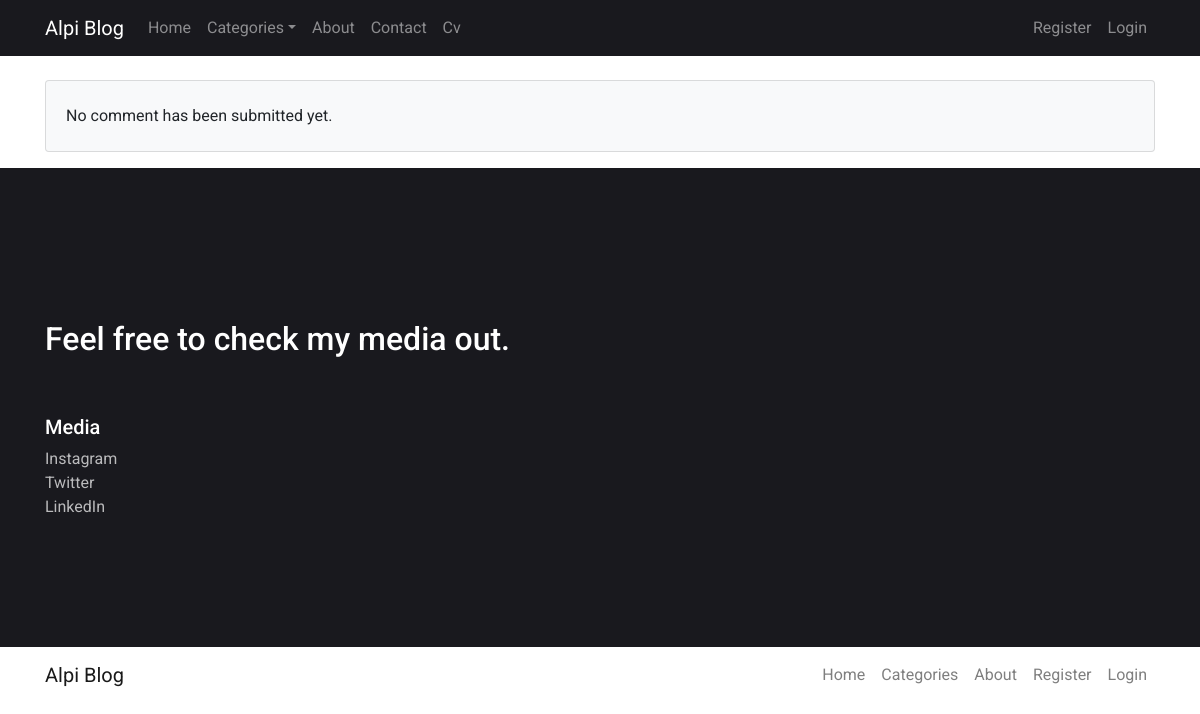
The page /src/category/show/tacos-mhmm on the database as committed earlier.
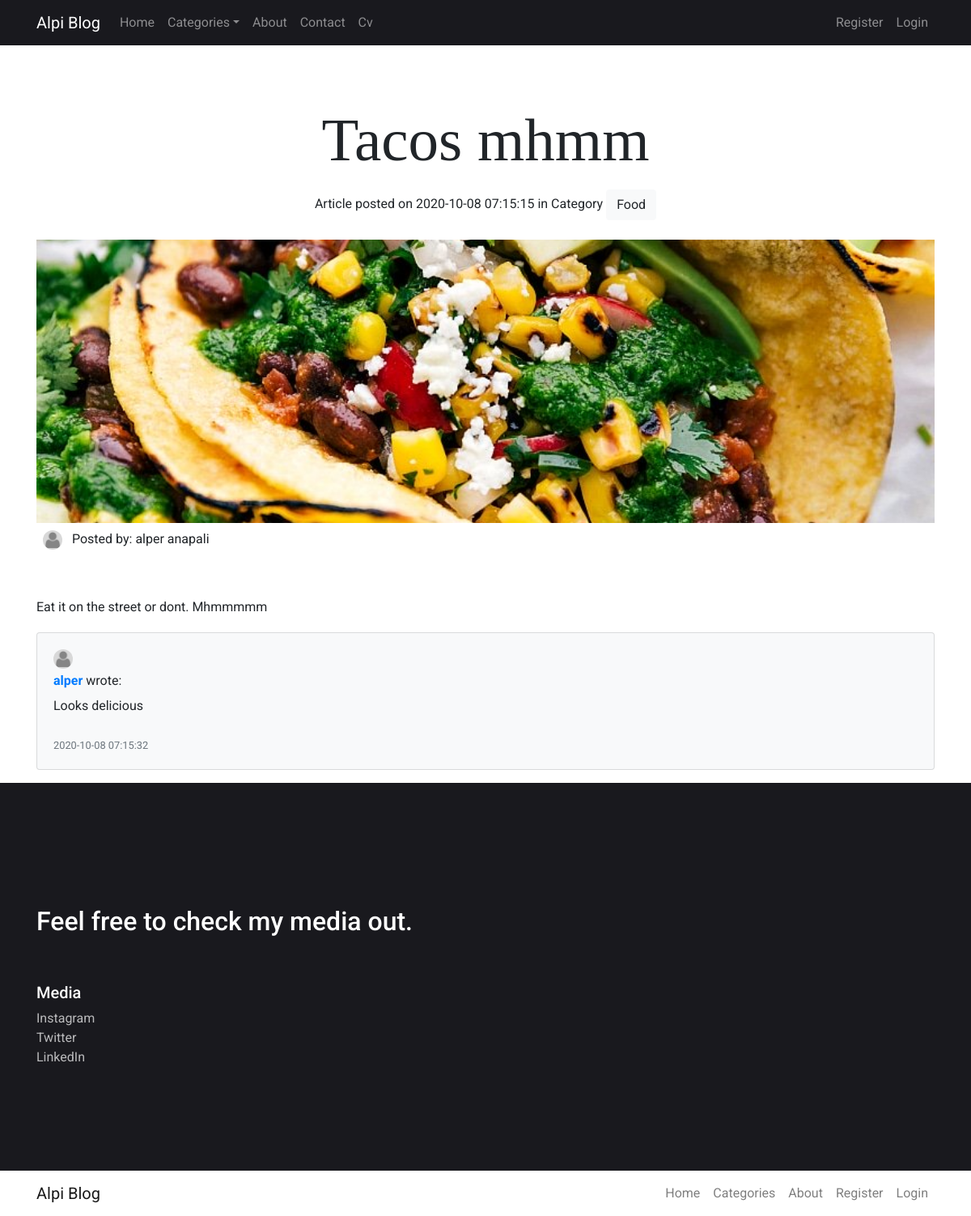
The same page on the database as committed later.
### tables this page shows
CREATE TABLE `posts` (
  `id` int(11) NOT NULL,
  `header` varchar(180) NOT NULL,
  `content` text NOT NULL,
  `timestamp` timestamp NOT NULL DEFAULT current_timestamp(),
  `user_id` int(11) NOT NULL,
  `file_id` int(11) NOT NULL,
  `category_id` int(11) NOT NULL,
  `slug` varchar(255) DEFAULT NULL
);

CREATE TABLE `category` (
  `id` int(11) NOT NULL,
  `category_name` varchar(125) NOT NULL,
  `icon_name` varchar(100) DEFAULT NULL
);

CREATE TABLE `file` (
  `id` int(11) NOT NULL,
  `name` varchar(70) NOT NULL,
  `image` varchar(255) NOT NULL,
  `thumb` varchar(255) NOT NULL,
  `size` int(11) NOT NULL
);

CREATE TABLE `user` (
  `id` int(11) NOT NULL,
  `firstname` varchar(32) NOT NULL,
  `lastname` varchar(32) NOT NULL,
  `email` varchar(32) NOT NULL,
  `password` varchar(255) NOT NULL,
  `login_attempts` int(11) DEFAULT NULL,
  `permission_id` tinyint(1) NOT NULL DEFAULT 2,
  `file_id` int(11) DEFAULT NULL
);

CREATE TABLE `comments` (
  `id` int(11) NOT NULL,
  `comment_content` varchar(255) NOT NULL,
  `user_id` int(11) NOT NULL,
  `timestamp` timestamp NOT NULL DEFAULT current_timestamp(),
  `post_id` text NOT NULL
);

### src/controller/Category.php (called while the page is built, shortened)
<?php
class Category extends Controller {
    public function show($slug) {
        $data = $this->model->getPostBySlug($slug);
        $comments = $this->model->getAllCommentsById($slug);
        $this->view->data = $data;
        $this->view->comments = $comments;
        $this->view->render('category/show');
    }
    public function index() {
        $this->view->render('category/digitalminimalism');
    }
}

### src/index.php (called while the page is built, shortened)
<?php
include 'lib/Message.php';
include 'lib/Database.php';
include 'lib/Session.php';
include 'lib/Model.php';
include 'lib/View.php';
include 'lib/Controller.php';
include 'lib/Application.php';
$app = new Application();

### src/lib/Session.php (called while the page is built, shortened)
<?php
class Session {
    static public function get($key) {
        if (isset($_SESSION[$key]))
            return $_SESSION[$key];
    }
}

### src/lib/Model.php (called while the page is built, shortened)
<?php
class Model {
    function __construct() {
        $this->db = new Database();
    }
}

### src/lib/Database.php (called while the page is built, shortened)
<?php
class Database extends PDO {
    public function __construct() {
        try {
            $dsn = DB_TYPE . ':host=' . DB_HOST . ';port=' . DB_PORT . ';dbname=' . DB_NAME;
            $username = DB_USER;
            $passwd = DB_PASS;
        }
        catch(PDOException $e) {
            echo "Connection failed: " . $e->getMessage();
        }
    }
}

### src/model/Category_Model.php (called while the page is built, shortened)
<?php
    class Category_Model extends Model {
        public function getPostBySlug($slug) {
            $sql = 'SELECT user.firstname, user.lastname, file.image, file.thumb, category.category_name, posts.*
            FROM user
            JOIN posts
            ON user.id = posts.user_id
            JOIN file
            ON file.id = posts.file_id
            JOIN category
            ON category.id = posts.category_id WHERE posts.slug = :slug';
            $obj = $this->db->prepare($sql);
            $obj->execute(array(
                ":slug" => $slug
            ));
            if($obj->rowCount() > 0) {
                $data = $obj->fetchAll(PDO::FETCH_OBJ);
                return $data;
            }
            return false;
        }
        public function getAllCommentsById($slug) {
            $sql = 'SELECT
            user.firstname,
            user.lastname,
                comments.*
            FROM comments
            LEFT JOIN user ON user.id = comments.user_id
            WHERE post_id = :post_id';
            $obj = $this->db->prepare($sql);
            $obj->execute(array(
                ":post_id" => $slug
            ));
            if ($obj->rowCount() > 0) {
                $data = $obj->fetchAll(PDO::FETCH_OBJ);
                return $data;
            }
            return false;
        }
    }

### src/lib/Controller.php (called while the page is built, shortened)
<?php
class Controller {
    public function loadModel() {
        $model_name = get_class($this) . '_Model';
        $model_file = 'model/' . $model_name . '.php';
        if (file_exists($model_file)) {
            $this->model = new $model_name;
        }
    }
}

### src/view/category/show.php (the view, shortened to what this page needs)
<?php
    $data = $this->data;
?>
<div class="container">
    <?php foreach($data as $item) : ?>
        <h1 class="text-center mt-5"><?= $item->header; ?></h1>
        <div class="p-2 mb-3 text-center">
            Article posted on <?= $item->timestamp ?> in Category <a class="btn btn-light" href="<?= URL ?>category/showCategory/<?= $item->category_id ?>"><?= $item->category_name; ?></a>
        </div>
        <div class="landscape-img">
            <img src="<?= URL ?><?= $item->image ?>" alt="">
        </div>
        <div class="p-2 mb-3">
            <img src="<?= DEFAULT_IMG ?>" width="24" height="24" class="mr-2" alt="" style="border-radius: 50%">
            Posted by: <?= $item->firstname . ' ' . $item->lastname ?>
        </div>
        <p class="mt-5"><?= $item->content; ?></p>
    <?php endforeach; ?>
    <?php if(empty($this->comments)): ?>
        <div class="card card-body bg-light mb-3">
            <p class="mb-0">No comment has been submitted yet.</p>
        </div>
    <?php else: ?>
        <?php foreach($this->comments as $comment) : ?>
            <div class="card card-body bg-light mb-3" id="commentSubmitted">
                <img src="<?= DEFAULT_IMG ?>" width="24" height="24" class="mr-2" alt="" style="border-radius: 50%">
                <p class="mb-0"><strong class="text-primary"><?= $comment->firstname ?></strong> wrote:</p>
                <p class="mb-4"><?= $comment->comment_content ?></p>
                <small class="text-muted"><?= $comment->timestamp ?></small>
            </div>
        <?php endforeach; ?>
    <?php endif;?>
</div>

### src/lib/Application.php (shortened to what this page needs)
<?php
class Application {
    function __construct() {
        $url = isset($_GET['url']) ? $_GET['url'] : null;
        $url = rtrim( $url, '/');
        $url = explode('/', $url);
        $url[0] = ucfirst($url[0]);
        require 'controller/Navbar.php';
        $controller = new $url[0];
        $controller->loadModel();
        if (isset($url[2])) {
            if (method_exists($controller, $url[1])) {
                $controller->{$url[1]}($url[2]);
            } else {
                echo "Echo calling method with param $url[1]($url[2])";
            }
        }
    }
}

### src/lib/View.php (shortened to what this page needs)
<?php
class View {
    private $rendered = false;
    public function render($name) {
        if (!$this->rendered) {
            $this->rendered = true;
            require 'partial/header.php';
            require 'partial/navbar.php';
            require 'view/' . $name . '.php';
            if(Session::get('controller_name') !== 'Dashboard') {
                require 'partial/footer.php';
            }
            require 'partial/footer_essentials.php';
        }
    }
}

### src/partial/header.php (shortened to what this page needs)
<!DOCTYPE html>
<html lang="en">
<head>
    <link rel="stylesheet" href="https://stackpath.bootstrapcdn.com/bootstrap/4.1.2/css/bootstrap.min.css">
    <link rel="stylesheet" href="https://stackpath.bootstrapcdn.com/font-awesome/4.7.0/css/font-awesome.min.css">
    <link rel="stylesheet" type="text/css" href="<?=URL?>public/css/main.css">
    <link rel="stylesheet" type="text/css" href="<?=URL?>public/css/custom.css">
</head>
<body>

### src/partial/navbar.php (shortened to what this page needs)
<nav class="navbar navbar-expand-lg navbar-dark bg-dark fixed-top">
    <div class="container">
        <a class="navbar-brand" href="<?php echo URL; ?>"><?php echo SITENAME; ?></a>
        <div class="collapse navbar-collapse" id="navbarsExampleDefault">
        <ul class="navbar-nav mr-auto">
            <li class="nav-item">
                <a class="nav-link <?= (Session::get('controller_name') == 'Home') ? 'active' : '' ?>" href="<?= URL ?>home">Home</a>
            </li>
            <li class="nav-item dropdown">
                <a class="nav-link dropdown-toggle <?= (Session::get('controller_name') == 'Categories') ? 'active' : '' ?>" id="navbarDropdownMenuLink" data-toggle="dropdown" aria-haspopup="true" aria-expanded="false">Categories</a>
            </li>
            <li class="nav-item">
                <a class="nav-link <?= (Session::get('controller_name') == 'About') ? 'active' : '' ?>" href="<?= URL ?>about">About</a>
            </li>
            <li class="nav-item">
                <a class="nav-link <?= (Session::get('controller_name') == 'Contact') ? 'active' : '' ?>" href="<?= URL ?>contact">Contact</a>
            </li>
            <li class="nav-item">
                <a class="nav-link <?= (Session::get('controller_name') == 'Cv') ? 'active' : '' ?>" href="<?= URL ?>cv">Cv</a>
            </li>
        </ul>
        <ul class="navbar-nav ml-auto">
            <?php if(Session::get('user')): ?>
            <li class="nav-item">
                <a class="nav-link d-flex <?= (Session::get('controller_name') == 'Dashboard') ? 'active' : '' ?>" href="<?= URL ?>dashboard">
                    <img src="<?= (empty(Session::get('user')['image'])) ? DEFAULT_IMG : URL . Session::get('user')['image'] ?>" width="24" height="24" class="mr-2" alt="" style="border-radius: 50%">
                    <div>Welcome <?= Session::get('user')['firstname'] ?></div>
                </a>
            </li>
            <li class="nav-item">
                <a class="nav-link" href="<?=URL?>auth/logout">Logout</a>
            </li>
            <?php else : ?>
            <li class="nav-item">
                <a class="nav-link" href="<?=URL?>auth/register">Register</a>
            </li>
            <li class="nav-item">
                <a class="nav-link" href="<?= URL?>auth/login">Login</a>
            </li>
            <?php endif; ?>
        </ul>
        </div>
    </div>
</nav>

### src/partial/footer.php (shortened to what this page needs)
<section class="bg-dark">
    <footer class="page-footer font-small pt-4">
        <div class="container">
            <div class="row mb-5">
                <div class="col">
                    <h2 class="text-white">Feel free to check my media out. </br> </h2>
                </div>
            </div>
            <div class="row">
                <div class="col-md-4">
                    <h5 class="text-white">Media</h5>
                    <ul class="list-group">
                        <li><a href="https://www.instagram.com/alperanapali/">Instagram</a></li>
                        <li><a href="#!">Twitter</a></li>
                        <li><a href="https://www.linkedin.com/in/alper-anapal%C4%B1-1b94b193/">LinkedIn</a></li>
                    </ul>
                </div>
            </div>
        </div>
    </footer>
</section>
<div class="container">
    <nav class="navbar navbar-expand-lg navbar-light">
        <a class="navbar-brand" href="<?php echo URL; ?>"><?php echo SITENAME; ?></a>
        <ul class="navbar-nav ml-auto">
            <li class="nav-item">
                <a class="nav-link" href="#">Home</a>
            </li>
            <li class="nav-item">
                <a class="nav-link" href="#">Categories</a>
            </li>
            <li class="nav-item">
                <a class="nav-link" href="#">About</a>
            </li>
            <li class="nav-item">
                <a class="nav-link" href="#">Register</a>
            </li>
            <li class="nav-item">
                <a class="nav-link" href="#">Login</a>
            </li>
        </ul>
    </nav>
</div>

### src/partial/footer_essentials.php (shortened to what this page needs)
</body>
</html>

### src/public/css/main.css (style rules this page uses)
body { padding-top: 5rem; font-family: 'roboto', sans-serif; }
h1 { font-family: 'Playfair', serif; font-size: 75px; }
.landscape-img img { width: 100%; height: 100%; -o-object-fit: cover; object-fit: cover; }
section { padding-top: 8rem; padding-bottom: 8rem; }
.landscape-img { height: 350px; width: 100%; }
a { color: black; }
footer ul li { list-style-type: none; }
footer ul li a { text-decoration: none; color: rgba(255, 255, 255, 0.7); }
.bg-dark { background-color: #19191E !important; }
.navbar { padding: .5rem 0rem !important; }
.nav-link { cursor: pointer !important; }
p { line-height: 1.9; }

Rows that differ between the two databases and show on the page:
added posts: header "Tacos mhmm", timestamp "2020-10-08 07:15:15", category.category_name "Food", file.image (picture), user.firstname "alper", user.lastname "anapali", content "Eat it on the street or dont. Mhmmmmm"
added comments: user.firstname "alper", comment_content "Looks delicious", timestamp "2020-10-08 07:15:32"
Other text that changed with them:
text no longer shown: "No comment has been submitted yet."
